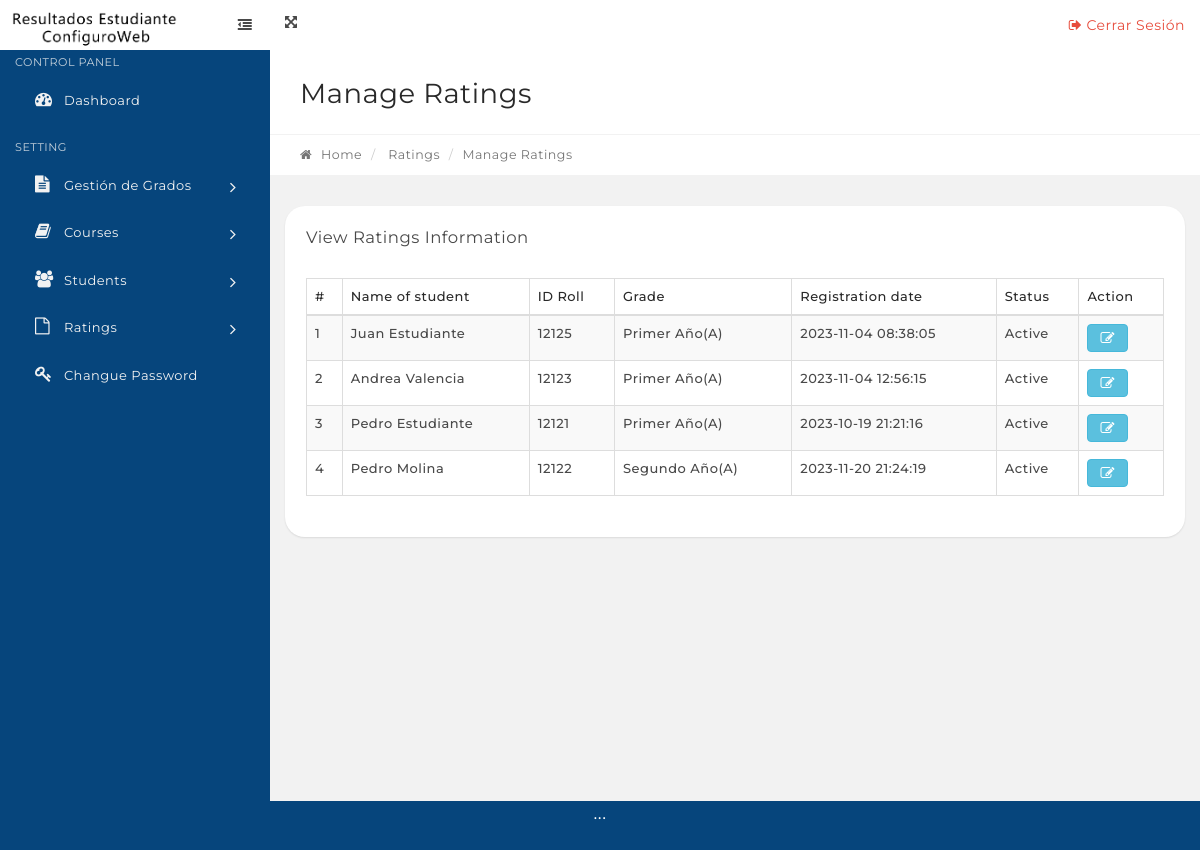
Screenshot of /manage-results.php with the database file from the repository.
### tables this page shows
CREATE TABLE `tblstudents` (
  `StudentId` int(11) NOT NULL,
  `StudentName` varchar(100) DEFAULT NULL,
  `RollId` varchar(100) DEFAULT NULL,
  `StudentEmail` varchar(100) DEFAULT NULL,
  `Gender` varchar(10) DEFAULT NULL,
  `DOB` varchar(100) DEFAULT NULL,
  `ClassId` int(11) DEFAULT NULL,
  `RegDate` timestamp NULL DEFAULT current_timestamp(),
  `UpdationDate` timestamp NULL DEFAULT NULL,
  `Status` int(1) DEFAULT NULL
);

### manage-results.php (the view, shortened to what this page needs)
<?php
include('includes/config.php');
if (strlen($_SESSION['alogin']) == "") {
    header("Location: index.php");
} else {
?>
    <link rel="stylesheet" type="text/css" href="assets/js/DataTables/datatables.min.css" />
    <?php include('includes/topbar.php'); ?>
    <div class="content-wrapper">
        <div class="content-container">
            <?php include('includes/leftbar.php'); ?>
            <div class="main-page">
                <div class="container-fluid">
                    <div class="row page-title-div">
                        <div class="col-md-6">
                            <h2 class="title">Manage Ratings</h2>
                        </div>
                    </div>
                    <div class="row breadcrumb-div">
                        <div class="col-md-6">
                            <ul class="breadcrumb">
                                <li><a href="dashboard.php"><i class="fa fa-home"></i> Home</a></li>
                                <li> Ratings</li>
                                <li class="active">Manage Ratings</li>
                            </ul>
                        </div>
                    </div>
                </div>
                <section class="section">
                    <div class="container-fluid">
                        <div class="row">
                            <div class="col-md-12">
                                <div class="panel">
                                    <div class="panel-heading">
                                        <div class="panel-title">
                                            <h5>View Ratings Information</h5>
                                        </div>
                                    </div>
                                    <div class="panel-body p-20">
                                        <table id="example" class="display table table-striped table-bordered" cellspacing="0" width="100%">
                                            <thead>
                                                <tr>
                                                    <th>#</th>
                                                    <th>Name of student</th>
                                                    <th>ID Roll</th>
                                                    <th>Grade</th>
                                                    <th>Registration date</th>
                                                    <th>Status</th>
                                                    <th>Action</th>
                                                </tr>
                                            </thead>
                                            <tbody>
                                                <?php $sql = "SELECT distinct tblstudents.StudentName,tblstudents.RollId,tblstudents.RegDate,tblstudents.StudentId,tblstudents.Status,tblclasses.ClassName,tblclasses.Section from tblresult join tblstudents on tblstudents.StudentId=tblresult.StudentId  join tblclasses on tblclasses.id=tblresult.ClassId";
                                                $query = $dbh->prepare($sql);
                                                $query->execute();
                                                $results = $query->fetchAll(PDO::FETCH_OBJ);
                                                $cnt = 1;
                                                if ($query->rowCount() > 0) {
                                                    foreach ($results as $result) {   ?>
                                                        <tr>
                                                            <td><?php echo htmlentities($cnt); ?></td>
                                                            <td><?php echo htmlentities($result->StudentName); ?></td>
                                                            <td><?php echo htmlentities($result->RollId); ?></td>
                                                            <td><?php echo htmlentities($result->ClassName); ?>(<?php echo htmlentities($result->Section); ?>)</td>
                                                            <td><?php echo htmlentities($result->RegDate); ?></td>
                                                            <td><?php if ($result->Status == 1) {
                                                                    echo htmlentities('Active');
                                                                } else {
                                                                    echo htmlentities('Blocked');
                                                                }
                                                                ?></td>
                                                            <td>
                                                                <a href="edit-result.php?stid=<?php echo htmlentities($result->StudentId); ?>" class="btn btn-info"><i class="fa fa-edit" title="Edit Record"></i> </a>
                                                            </td>
                                                        </tr>
                                                <?php $cnt = $cnt + 1;
                                                    }
                                                } ?>
                                            </tbody>
                                        </table>
                                    </div>
                                </div>
                            </div>
                        </div>
                    </div>
            </div>
        </div>
    </div>
    </div>
    <?php include('includes/footer.php'); ?>
<?php } ?>

### rows the page displays
tblstudents: StudentName "Juan Estudiante", RollId "12125", ClassName "Primer Año", Section "A", RegDate "2023-11-04 08:38:05"
tblstudents: StudentName "Andrea Valencia", RollId "12123", ClassName "Primer Año", Section "A", RegDate "2023-11-04 12:56:15"
tblstudents: StudentName "Pedro Estudiante", RollId "12121", ClassName "Primer Año", Section "A", RegDate "2023-10-19 21:21:16"
tblstudents: StudentName "Pedro Molina", RollId "12122", ClassName "Segundo Año", Section "A", RegDate "2023-11-20 21:24:19"
